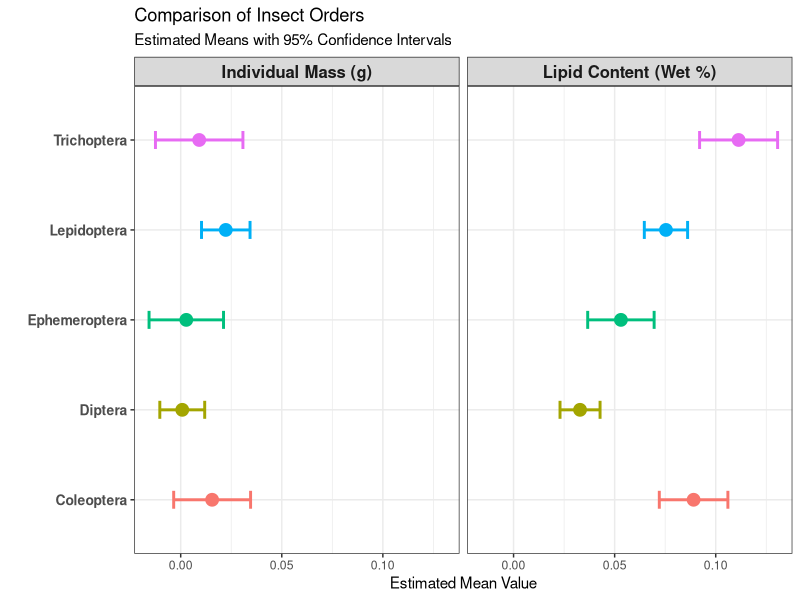
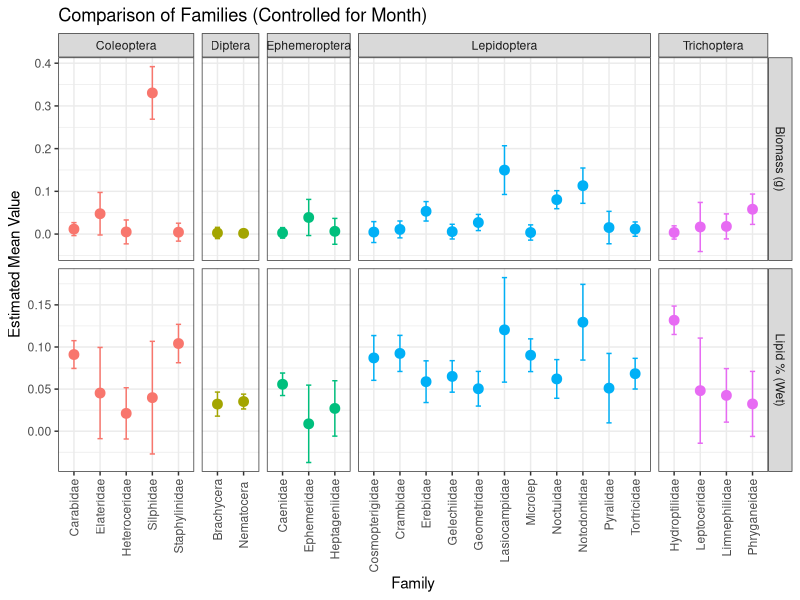
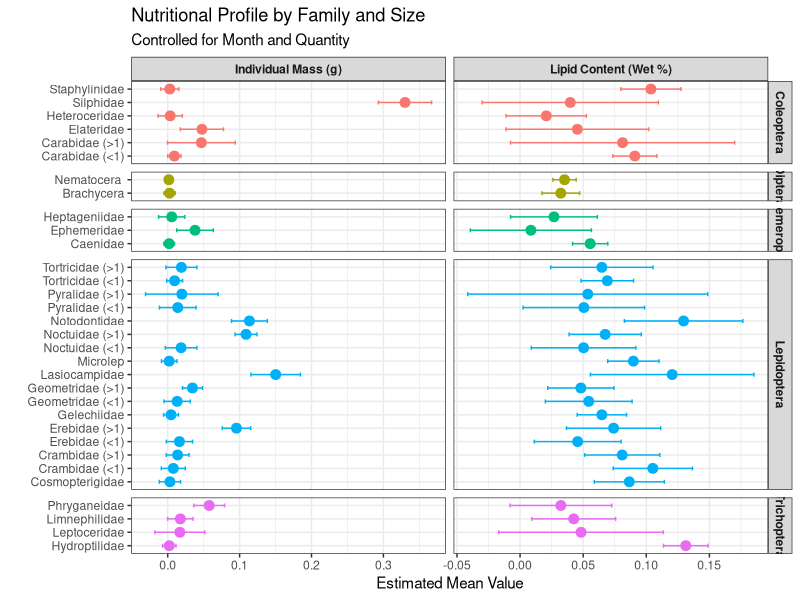

Source code (R) for these figures, in order:
# Load necessary libraries
library(tidyverse)
library(emmeans)

# 1. Load Data
df <- read.csv("Insect_Nutrition_Prelim.csv", check.names = FALSE)

# 2. Data Cleaning & Metric Calculation
df_clean <- df %>%
  select(Order, Quantity, Insect_Weight, Dry_Weight, Lipid_Free_Weight) %>%
  filter(!is.na(Order), !is.na(Insect_Weight), 
         !is.na(Dry_Weight), !is.na(Lipid_Free_Weight)) %>%
  mutate(
    # Fix typos
    Order = ifelse(Order == "Lepedoptera", "Lepidoptera", Order),
    
    # Metric 1: Individual Biomass
    Biomass_Ind = Insect_Weight / Quantity,
    
    # Metric 2: Lipid Content (Wet Basis)
    Lipid_Mass = Dry_Weight - Lipid_Free_Weight,
    Lipid_Wet_Pct = Lipid_Mass / Insect_Weight
  ) %>%
  # Filter out invalid calculations
  filter(Biomass_Ind > 0, Lipid_Wet_Pct >= 0, Lipid_Wet_Pct <= 1)

# 3. Run Statistical Models
# We weight by Quantity to prioritize samples with more individuals
model_bio <- lm(Biomass_Ind ~ Order, data = df_clean, weights = Quantity)
model_lipid <- lm(Lipid_Wet_Pct ~ Order, data = df_clean, weights = Quantity)

# ---------------------------------------------------------
# 4. PRINT ANOVA RESULTS (Statistical Significance)
# ---------------------------------------------------------
print("--- ANOVA: Individual Biomass (Size) ---")
print(anova(model_bio))

print("--- ANOVA: Lipid Content (Wet %) ---")
print(anova(model_lipid))

# ---------------------------------------------------------
# 5. VISUALIZATION
# ---------------------------------------------------------

# Extract Estimated Means for Plotting
# Biomass
emm_bio <- emmeans(model_bio, ~ Order)
df_bio <- as.data.frame(emm_bio) %>% 
  mutate(Metric = "Individual Mass (g)") %>%
  rename(Value = emmean)

# Lipid
emm_lipid <- emmeans(model_lipid, ~ Order)
df_lipid <- as.data.frame(emm_lipid) %>% 
  mutate(Metric = "Lipid Content (Wet %)") %>%
  rename(Value = emmean)

# Combine datasets
all_order_data <- bind_rows(df_bio, df_lipid)

# Create the Plot
ggplot(all_order_data, aes(x = Order, y = Value, color = Order)) +
  geom_point(size = 4) +
  geom_errorbar(aes(ymin = lower.CL, ymax = upper.CL), width = 0.2, linewidth = 1) +
  
  # LAYOUT:
  # . ~ Metric : Puts Metrics (Mass, Lipid) in Columns (Labels on Top)
  # scales = "free_y" : Allows the Value axis (which starts as Y) to vary between metrics
  facet_grid(. ~ Metric, scales = "free_y") + 
  
  # FLIP:
  # Puts Order on the Left (Y-axis) and Value on the Bottom (X-axis)
  coord_flip() +
  
  theme_bw() +
  theme(strip.text = element_text(face = "bold", size = 12),
        axis.text.y = element_text(face = "bold", size = 10),
        legend.position = "none") +
  
  labs(title = "Comparison of Insect Orders",
       subtitle = "Estimated Means with 95% Confidence Intervals",
       y = "Estimated Mean Value",
       x = "")

###Family level consideration
# Load necessary libraries
library(tidyverse)
library(emmeans)

# 1. Load Data
df <- read.csv("Insect_Nutrition_Prelim.csv", check.names = FALSE)

# 2. Data Cleaning & Metric Calculation
df_clean <- df %>%
  select(Order, Family, Month, Quantity, Insect_Weight, Dry_Weight, Lipid_Free_Weight) %>%
  filter(!is.na(Family), !is.na(Month), !is.na(Insect_Weight), 
         !is.na(Dry_Weight), !is.na(Lipid_Free_Weight)) %>%
  mutate(
    # Fix typos
    Order = ifelse(Order == "Lepedoptera", "Lepidoptera", Order),
    
    # METRIC 1: Individual Biomass (Wet Weight / Count)
    Biomass_Ind = Insect_Weight / Quantity,
    
    # METRIC 2: Lipid Content (Wet Basis)
    # (Dry - LipidFree) / Wet
    Lipid_Mass = Dry_Weight - Lipid_Free_Weight,
    Lipid_Wet_Pct = Lipid_Mass / Insect_Weight
  ) %>%
  # Filter out invalid calculations
  filter(Biomass_Ind > 0, Lipid_Wet_Pct >= 0, Lipid_Wet_Pct <= 1)

# 3. ANALYSIS 1: Biomass per Individual by Family
# We control for Month to account for seasonal growth.
model_bio_fam <- lm(Biomass_Ind ~ Family + Month, 
                    data = df_clean, 
                    weights = Quantity)

cat("\n--- ANOVA: Biomass per Individual ---\n")
anova(model_bio_fam)

# Get Family Means (averaged over Month)
emm_bio_fam <- emmeans(model_bio_fam, ~ Family)

# 4. ANALYSIS 2: Lipid Content (Wet) by Family
model_lipid_fam <- lm(Lipid_Wet_Pct ~ Family + Month, 
                      data = df_clean, 
                      weights = Quantity)

cat("\n--- ANOVA: Lipid Content (Wet) ---\n")
anova(model_lipid_fam)

# Get Family Means
emm_lipid_fam <- emmeans(model_lipid_fam, ~ Family)

# 5. Visualization
# We'll plot the estimated means. Faceting by Order helps organize the many families.

# Convert emmeans to data frames for plotting
bio_plot_data <- as.data.frame(emm_bio_fam)
bio_plot_data$Metric <- "Biomass (g)"

lipid_plot_data <- as.data.frame(emm_lipid_fam)
lipid_plot_data$Metric <- "Lipid % (Wet)"

# Combine
all_plot_data <- bind_rows(bio_plot_data, lipid_plot_data) %>%
  # Join with Order info so we can facet
  left_join(unique(df_clean[, c("Family", "Order")]), by = "Family")

# Plot
ggplot(all_plot_data, aes(x = Family, y = emmean, color = Order)) +
  geom_point(size = 3) +
  geom_errorbar(aes(ymin = lower.CL, ymax = upper.CL), width = 0.2) +
  facet_grid(Metric ~ Order, scales = "free", space = "free_x") +
  theme_bw() +
  theme(axis.text.x = element_text(angle = 90, hjust = 1, vjust = 0.5),
        legend.position = "none") +
  labs(title = "Comparison of Families (Controlled for Month)",
       y = "Estimated Mean Value",
       x = "Family")

#####Adding size for relavent families

# Load necessary libraries
library(tidyverse)
library(emmeans)

# 1. Load Data
df <- read.csv("Insect_Nutrition_Prelim.csv", check.names = FALSE)

# 2. Data Cleaning & Group Creation
df_clean <- df %>%
  select(Order, Family, Month, Quantity, Size, Insect_Weight, Dry_Weight, Lipid_Free_Weight) %>%
  filter(!is.na(Family), !is.na(Month), !is.na(Insect_Weight), 
         !is.na(Dry_Weight), !is.na(Lipid_Free_Weight)) %>%
  mutate(
    # Fix typos
    Order = ifelse(Order == "Lepedoptera", "Lepidoptera", Order),
    
    # Create the label: "Family" or "Family (Size)"
    Size_Label = ifelse(Size == "" | is.na(Size), Family, paste0(Family, " (", Size, ")")),
    Taxon_Group = Size_Label,
    
    # Metric 1: Individual Biomass
    Biomass_Ind = Insect_Weight / Quantity,
    
    # Metric 2: Lipid Content (Wet Basis)
    Lipid_Mass = Dry_Weight - Lipid_Free_Weight,
    Lipid_Wet_Pct = Lipid_Mass / Insect_Weight
  ) %>%
  filter(Biomass_Ind > 0, Lipid_Wet_Pct >= 0, Lipid_Wet_Pct <= 1)

# 3. Run Statistical Models
# We include Month to control for season
model_bio <- lm(Biomass_Ind ~ Taxon_Group + Month, data = df_clean, weights = Quantity)
model_lipid <- lm(Lipid_Wet_Pct ~ Taxon_Group + Month, data = df_clean, weights = Quantity)

# ---------------------------------------------------------
# 4. PRINT ANOVA RESULTS
# ---------------------------------------------------------
print("--- ANOVA: Individual Biomass (Size) ---")
print(anova(model_bio))

print("--- ANOVA: Lipid Content (Wet %) ---")
print(anova(model_lipid))

# ---------------------------------------------------------
# 5. VISUALIZATION
# ---------------------------------------------------------

# Extract Estimated Means
emm_bio <- emmeans(model_bio, ~ Taxon_Group)
df_bio <- as.data.frame(emm_bio) %>% 
  mutate(Metric = "Individual Mass (g)") %>%
  rename(Value = emmean)

emm_lipid <- emmeans(model_lipid, ~ Taxon_Group)
df_lipid <- as.data.frame(emm_lipid) %>% 
  mutate(Metric = "Lipid Content (Wet %)") %>%
  rename(Value = emmean)

# Combine and Add Order Info for Grouping
all_data <- bind_rows(df_bio, df_lipid) %>%
  left_join(unique(df_clean[, c("Taxon_Group", "Order")]), by = "Taxon_Group")

# Create the Plot
ggplot(all_data, aes(x = Taxon_Group, y = Value, color = Order)) +
  geom_point(size = 3) +
  geom_errorbar(aes(ymin = lower.CL, ymax = upper.CL), width = 0.3) +
  
  # LAYOUT:
  # Order ~ Metric : Rows = Order (to group families), Columns = Metric
  # scales = "free" : Allows Mass and Lipid axes to be independent
  # space = "free_y" : Makes the panels bigger/smaller based on how many families are in that Order
  facet_grid(Order ~ Metric, scales = "free", space = "free_y") +
  
  coord_flip() +
  
  theme_bw() +
  labs(title = "Nutritional Profile by Family and Size",
       subtitle = "Controlled for Month and Quantity",
       x = "", y = "Estimated Mean Value") +
  theme(strip.text = element_text(face = "bold"),
        legend.position = "none")
